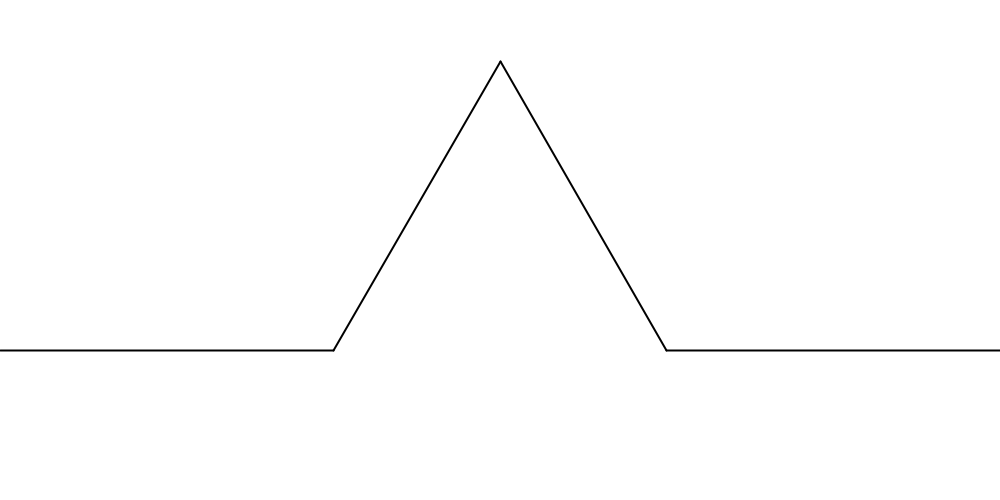
Frame 1 (no input)
Frame 60 (the mouse pressed at the canvas centre just before this capture): identical to frame 1, image omitted
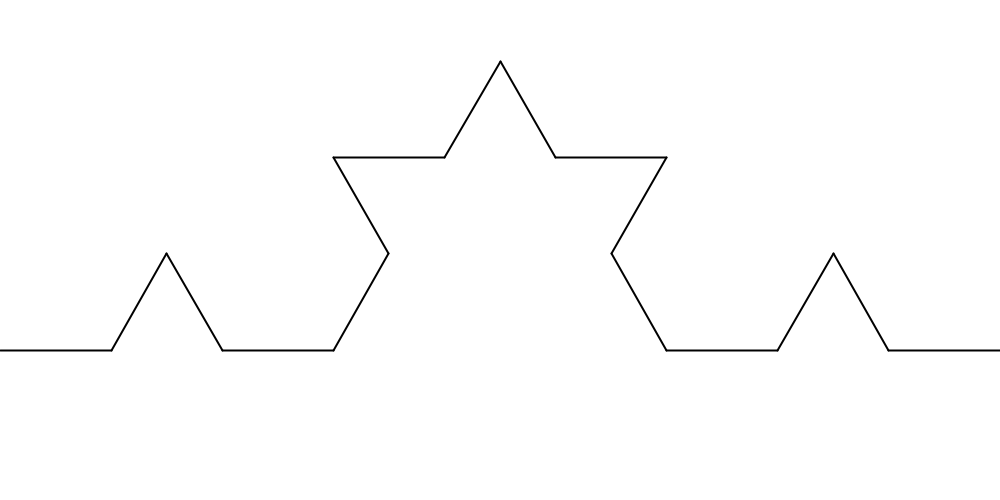
Frame 120 (the mouse held since frame 60 and released just before this capture)

The Processing sketch that drew these frames (run headless with seeded random() and noise(); from frame 60 on, the mouse is pressed at the canvas centre):

// Processing sketch: Courbe_de_Koch
// ── Courbe_de_Koch.pde
ArrayList <Segment> segments;

void addAll (Segment[] arr, ArrayList<Segment>list){
  for( Segment r : arr){
  list.add(r);
  }
}
  

void setup(){
  size(1000,500);
  
  segments = new ArrayList<Segment>();
  
  PVector a = new PVector (0,250);
  PVector b = new PVector (1000,250);
  
  Segment start = new Segment(a,b); 
  //segments.add(start);
  Segment[] children = start.generate();
  addAll(children, segments);
}
  
  
void mousePressed(){
    
    ArrayList<Segment> nextGeneration = new ArrayList <Segment>();
    for ( Segment r : segments){
      Segment[] children = r.generate();
      addAll( children, nextGeneration);
    }
    
 segments = nextGeneration;
}
    
void draw(){
  
  background(255);
  translate(0, 100);
  stroke(0);
  strokeWeight(2);
  
  for( Segment r : segments){
    r.show();
  } 
}

  

// ── segment.pde
class Segment {
  PVector a;
  PVector b;
  
  Segment ( PVector a_ , PVector b_){
  
  a = a_.copy();
  b = b_.copy();
  }
  
  Segment[] generate(){
    Segment[] children = new Segment[4];
    
    PVector v = PVector.sub(b,a);
    v.div(3);
    
    //Segment 0
    PVector b1 = PVector.add(a,v);
    children[0] = new Segment (a,b1);
    
    //Segment 3
    PVector a1 = PVector.sub(b,v);
    children[3] = new Segment (a1,b);
    
    v.rotate(-PI/3);
    PVector c = PVector.add(b1,v);
    
    // Segment 1 
    children[1] = new Segment (b1,c);
    
    // Segment 2
    children[2] = new Segment (c,a1);
    
    return  children;
  }

    void show (){
      line(a.x , a.y , b.x , b.y);
    }
}
